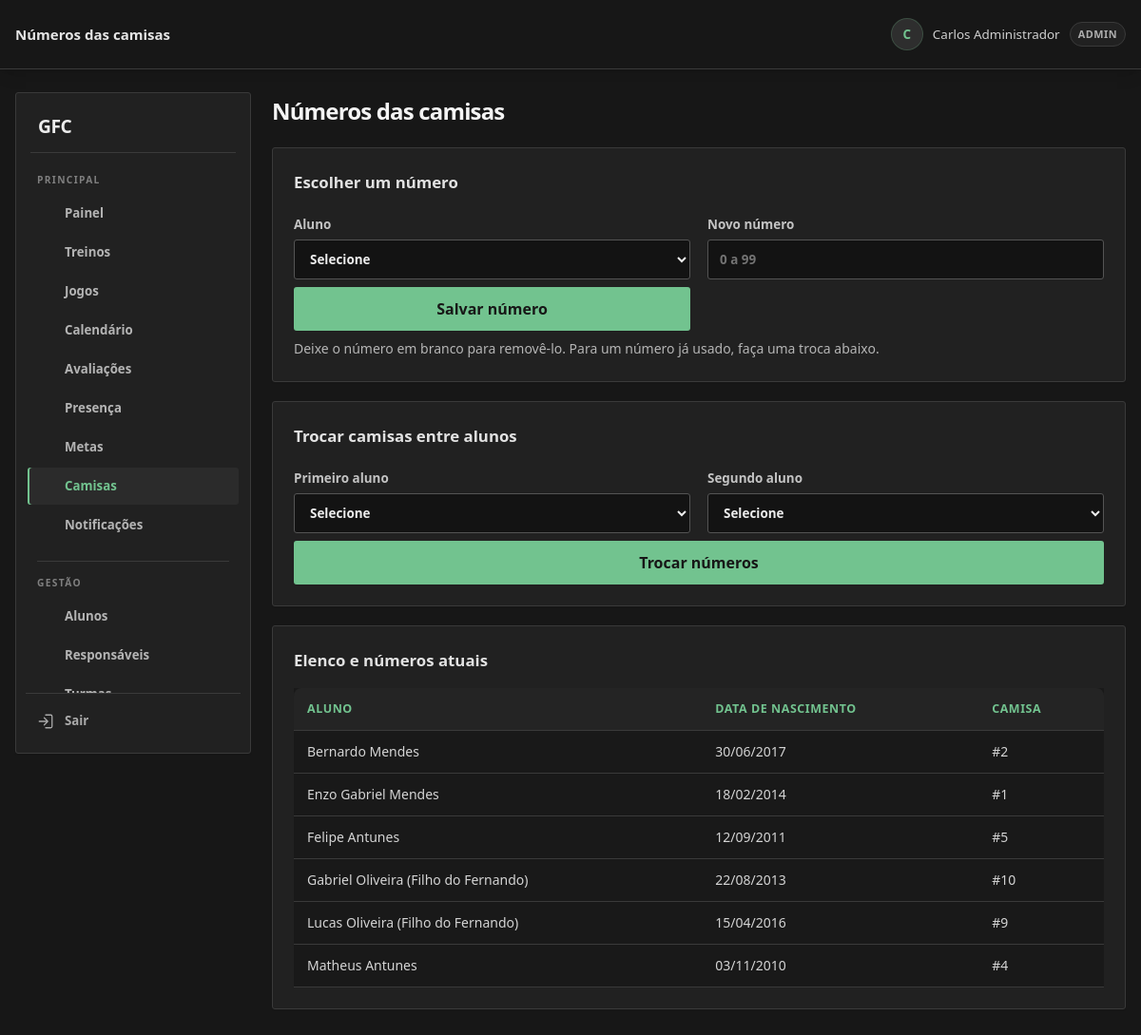
The page /camisas.php (signed in) on the database its author committed.
### tables this page shows
CREATE TABLE TB_ALUNO (
    COD_ALUNO INT AUTO_INCREMENT PRIMARY KEY,
    COD_ESCOLINHA INT NOT NULL,
    COD_RESPONSAVEL INT NOT NULL,
    COD_USUARIO INT NULL UNIQUE,
    NOME VARCHAR(100) NOT NULL,
    DATA_NASCIMENTO DATE NOT NULL,
    POSICAO VARCHAR(30) DEFAULT 'Meio-Campo',
    NUMERO_CAMISA INT NULL,
    STATUS ENUM('ATIVO', 'INATIVO', 'PENDENTE') DEFAULT 'ATIVO',
    NUMERO_CAMISA_ATIVO INT GENERATED ALWAYS AS (CASE WHEN STATUS = 'ATIVO' THEN NUMERO_CAMISA END) STORED,
    UNIQUE KEY UQ_ALUNO_CAMISA_ATIVA (COD_ESCOLINHA, NUMERO_CAMISA_ATIVO),
    DATA_MATRICULA DATE DEFAULT (CURRENT_DATE),
    OBSERVACOES_MEDICAS TEXT NULL,
    CRIADO_EM TIMESTAMP DEFAULT CURRENT_TIMESTAMP,
    FOREIGN KEY (COD_ESCOLINHA) REFERENCES TB_ESCOLINHA(COD_ESCOLINHA) ON DELETE CASCADE,
    FOREIGN KEY (COD_RESPONSAVEL) REFERENCES TB_RESPONSAVEL(COD_RESPONSAVEL) ON DELETE RESTRICT,
    FOREIGN KEY (COD_USUARIO) REFERENCES TB_USUARIO(COD_USUARIO) ON DELETE SET NULL
);

### includes/helpers.php (called while the page is built, shortened)
<?php
function e($value) {
    return htmlspecialchars((string) $value, ENT_QUOTES, 'UTF-8');
}

### camisas.php (the view, shortened to what this page needs)
<?php
require_once __DIR__ . '/includes/layout.php';
$db = getDB();
$escolinha = currentEscolinhaId();
$consulta = $db->prepare('SELECT COD_ALUNO, NOME, DATA_NASCIMENTO, NUMERO_CAMISA FROM TB_ALUNO WHERE COD_ESCOLINHA = ? ORDER BY NOME');
$consulta->execute([$escolinha]);
$alunos = $consulta->fetchAll();
?>
<section class="rounded-2xl border border-slate-200 bg-white p-5 shadow-sm">
    <h2 class="mb-4 text-lg font-bold text-emerald-950">Escolher um número</h2>
    <form method="post" action="camisas.php<?= isset($_GET['mini']) ? '?mini=1' : '' ?>" class="grid gap-4 sm:grid-cols-[1fr_180px_auto] sm:items-end">
        <label>Aluno<select name="aluno" required><option value="">Selecione</option></select></label>
        <label>Novo número<input type="number" name="numero" min="0" max="99" placeholder="0 a 99"></label>
        <button class="botao-principal rounded-lg bg-amber-400 px-4 py-2 font-semibold text-emerald-950 shadow-sm transition hover:bg-amber-300" type="submit">Salvar número</button>
    </form>
    <p class="mt-2 text-sm text-slate-500">Deixe o número em branco para removê-lo. Para um número já usado, faça uma troca abaixo.</p>
</section>
<section class="rounded-2xl border border-slate-200 bg-white p-5 shadow-sm">
    <h2 class="mb-4 text-lg font-bold text-emerald-950">Trocar camisas entre alunos</h2>
    <form method="post" action="camisas.php<?= isset($_GET['mini']) ? '?mini=1' : '' ?>" class="grid gap-4 sm:grid-cols-2">
        <label>Primeiro aluno<select name="primeiro_aluno" required><option value="">Selecione</option></select></label>
        <label>Segundo aluno<select name="segundo_aluno" required><option value="">Selecione</option></select></label>
        <button class="botao-principal rounded-lg bg-amber-400 px-4 py-2 font-semibold text-emerald-950 shadow-sm transition hover:bg-amber-300 sm:col-span-2" type="submit">Trocar números</button>
    </form>
</section>
<section class="overflow-x-auto rounded-2xl border border-slate-200 bg-white p-5 shadow-sm">
    <h2 class="mb-4 text-lg font-bold text-emerald-950">Elenco e números atuais</h2>
    <table class="w-full text-left text-sm">
        <thead><tr><th>Aluno</th><th>Data de nascimento</th><th>Camisa</th></tr></thead>
        <tbody><?php foreach ($alunos as $aluno): ?><tr><td><?= e($aluno['NOME']) ?></td><td><?= e(date('d/m/Y', strtotime($aluno['DATA_NASCIMENTO']))) ?></td><td><?= $aluno['NUMERO_CAMISA'] === null ? 'Sem número' : '#' . (int) $aluno['NUMERO_CAMISA'] ?></td></tr><?php endforeach; ?></tbody>
    </table>
</section>

### rows shown on the page
tb_aluno: NOME "Bernardo Mendes", DATA_NASCIMENTO "30/06/2017", NUMERO_CAMISA "2"
tb_aluno: NOME "Enzo Gabriel Mendes", DATA_NASCIMENTO "18/02/2014", NUMERO_CAMISA "1"
tb_aluno: NOME "Felipe Antunes", DATA_NASCIMENTO "12/09/2011", NUMERO_CAMISA "5"
tb_aluno: NOME "Gabriel Oliveira (Filho do Fernando)", DATA_NASCIMENTO "22/08/2013", NUMERO_CAMISA "10"
tb_aluno: NOME "Lucas Oliveira (Filho do Fernando)", DATA_NASCIMENTO "15/04/2016", NUMERO_CAMISA "9"
tb_aluno: NOME "Matheus Antunes", DATA_NASCIMENTO "03/11/2010", NUMERO_CAMISA "4"

### other values the page prints
$title "Números das camisas"
$_SESSION['username'] "Carlos Administrador"
$_SESSION['user_role'] "ADMIN"
